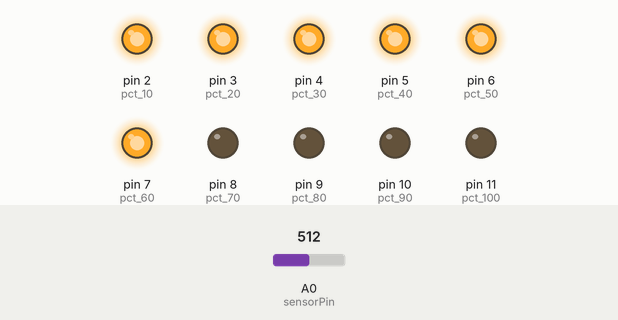
Recording of a sketch running on a simulated Arduino Uno, built with avr-gcc and run on an emulated ATmega328P. Parts: output pins drawn as LEDs (lit = HIGH). The test bench sets the inputs (shaded band); at power-on: A0 (sensorPin) = 512.

Above: at 1.2 s.
1.3 s: A0 (sensorPin) set to 610
At 2.3 s:
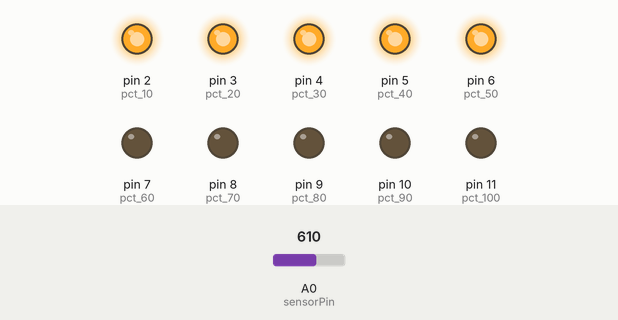
2.8 s: A0 (sensorPin) set to 716
At 3.4 s:
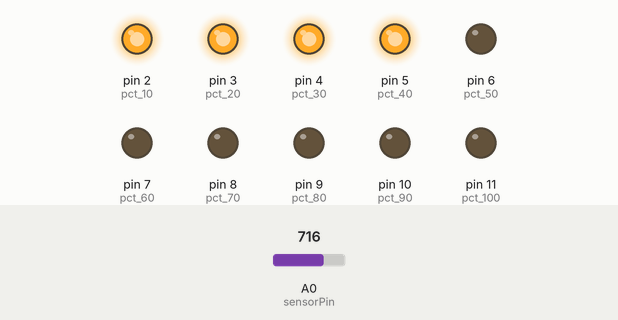
4.3 s: A0 (sensorPin) set to 783
5.8 s: A0 (sensorPin) set to 813
At 6.9 s:
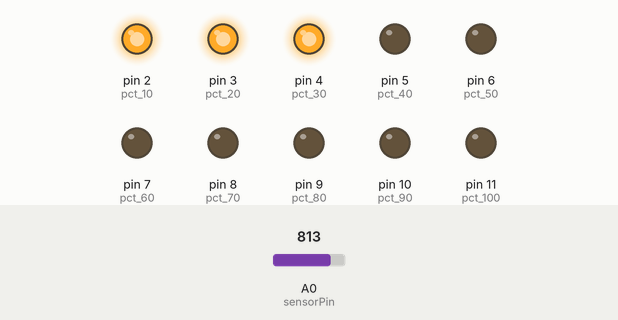
7.3 s: A0 (sensorPin) set to 885
8.8 s: A0 (sensorPin) set to 911
At 9.2 s:
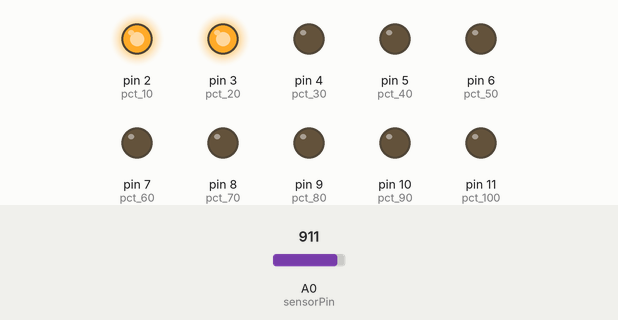
Timing chart, 0 to 11.3 s (numbered marks = the images above; inputs shaded):
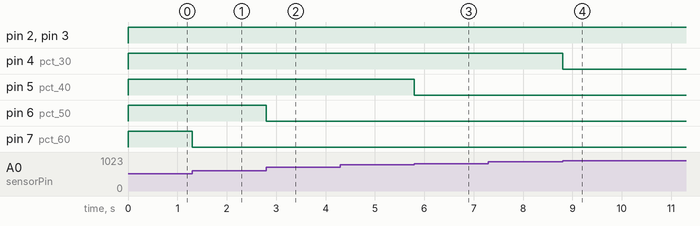

The sketch:

Arduino-Bar-LED-2.ino
```cpp
const int sensorPin = 0;    // this is the sensor pin for the photoresistor, which inputs to Analog (A0)
int lightLevel;             // this is the level of light as read by the photoresistor

int ledPins[] = {2, 3, 4, 5, 6, 7, 8, 9, 10, 11};


const int pct_10 = 2;      // pin 2 is connected to the first LED of the bargraph (10%)
const int pct_20 = 3;      // pin 3 is connected to the second LED of the bargraph (20%)
const int pct_30 = 4;      // pin 4 is connected to the third LED of the bargraph (30%)
const int pct_40 = 5;      // pin 5 is connected to the fourth LED of the bargraph (40%)
const int pct_50 = 6;      // pin 6 is connected to the fifth LED of the bargraph (50%)
const int pct_60 = 7;      // pin 7 is connected to the sixth LED of the bargraph (60%)
const int pct_70 = 8;     // pin 8 is connected to the seventh LED of the bargraph (70%)
const int pct_80 = 9;     // pin 9 is connected to the eighth LED of the bargraph (80%)
const int pct_90 = 10;    // pin 10 is connected to the ninth LED of the bargraph (90%)
const int pct_100 = 11;   // pin 10 is connected to the tenth LED of the bargraph (100%)


void setup() {

  pinMode(pct_10, OUTPUT);    // pin 2 is connected to the first LED of the bargraph (10%)
  pinMode(pct_20, OUTPUT);    // pin 3 is connected to the first LED of the bargraph (20%)
  pinMode(pct_30, OUTPUT);    // pin 4 is connected to the first LED of the bargraph (30%)
  pinMode(pct_40, OUTPUT);    // pin 5 is connected to the first LED of the bargraph (40%)
  pinMode(pct_50, OUTPUT);    // pin 6 is connected to the first LED of the bargraph (50%)
  pinMode(pct_60, OUTPUT);    // pin 7 is connected to the first LED of the bargraph (60%)
  pinMode(pct_70, OUTPUT);    // pin 8 is connected to the first LED of the bargraph (70%)
  pinMode(pct_80, OUTPUT);    // pin 9 is connected to the first LED of the bargraph (80%)
  pinMode(pct_90, OUTPUT);    // pin 10 is connected to the first LED of the bargraph (90%)
  pinMode(pct_100, OUTPUT);  // pin 11 is connected to the first LED of the bargraph (100%)
}

void loop() {


  lightLevel = analogRead(sensorPin);  // this is used to measure the voltage emitted by the photoresistor


  if (lightLevel >= 1000)
  {
    digitalWrite(pct_10, HIGH);     // display only 10% of the bar graph
    digitalWrite(pct_20, LOW);     // turn LED OFF
    digitalWrite(pct_30, LOW);     // turn LED OFF
    digitalWrite(pct_40, LOW);     // turn LED OFF
    digitalWrite(pct_50, LOW);     // turn LED OFF
    digitalWrite(pct_60, LOW);     // turn LED OFF
    digitalWrite(pct_70, LOW);     // turn LED OFF
    digitalWrite(pct_80, LOW);     // turn LED OFF
    digitalWrite(pct_90, LOW);     // turn LED OFF
    digitalWrite(pct_100, LOW);
  }   // turn LED OFF

  else if (lightLevel >= 900)
  { digitalWrite(pct_10,  HIGH);     // display 20% of the bar graph
    digitalWrite(pct_20,  HIGH);     // turn LED ON
    digitalWrite(pct_30,  LOW);     // turn LED OFF
    digitalWrite(pct_40,  LOW);     // turn LED OFF
    digitalWrite(pct_50,  LOW);     // turn LED OFF
    digitalWrite(pct_60,  LOW);     // turn LED OFF
    digitalWrite(pct_70,  LOW);     // turn LED OFF
    digitalWrite(pct_80,  LOW);     // turn LED OFF
    digitalWrite(pct_90,  LOW);     // turn LED OFF
    digitalWrite(pct_100, LOW);
  }   // turn LED OFF

  else if (lightLevel >= 800)
  { digitalWrite(pct_10, HIGH);     // display 30% of the bar graph
    digitalWrite(pct_20, HIGH);     // turn LED ON
    digitalWrite(pct_30, HIGH);     // turn LED ON
    digitalWrite(pct_40, LOW);     // turn LED OFF
    digitalWrite(pct_50, LOW);     // turn LED OFF
    digitalWrite(pct_60, LOW);     // turn LED OFF
    digitalWrite(pct_70, LOW);     // turn LED OFF
    digitalWrite(pct_80, LOW);     // turn LED OFF
    digitalWrite(pct_90, LOW);     // turn LED OFF
    digitalWrite(pct_100, LOW);
  }   // turn LED OFF

  else if (lightLevel >= 700)
  { digitalWrite(pct_10, HIGH);     // display 40% of the bar graph
    digitalWrite(pct_20, HIGH);     // turn LED ON
    digitalWrite(pct_30, HIGH);     // turn LED ON
    digitalWrite(pct_40, HIGH);     // turn LED ON
    digitalWrite(pct_50, LOW);     // turn LED OFF
    digitalWrite(pct_60, LOW);     // turn LED OFF
    digitalWrite(pct_70, LOW);     // turn LED OFF
    digitalWrite(pct_80, LOW);     // turn LED OFF
    digitalWrite(pct_90, LOW);     // turn LED OFF
    digitalWrite(pct_100, LOW);
  }   // turn LED OFF

  else if (lightLevel >= 600)
  { digitalWrite(pct_10, HIGH);     // display 50% of the bar graph
    digitalWrite(pct_20, HIGH);     // turn LED ON
    digitalWrite(pct_30, HIGH);     // turn LED ON
    digitalWrite(pct_40, HIGH);     // turn LED ON
    digitalWrite(pct_50, HIGH);     // turn LED ON
    digitalWrite(pct_60, LOW);     // turn LED OFF
    digitalWrite(pct_70, LOW);     // turn LED OFF
    digitalWrite(pct_80, LOW);     // turn LED OFF
    digitalWrite(pct_90, LOW);     // turn LED OFF
    digitalWrite(pct_100, LOW);
  }   // turn LED OFF

  else if (lightLevel >= 500)
  { digitalWrite(pct_10, HIGH);     // display 60% of the bar graph
    digitalWrite(pct_20, HIGH);     // turn LED ON
    digitalWrite(pct_30, HIGH);     // turn LED ON
    digitalWrite(pct_40, HIGH);     // turn LED ON
    digitalWrite(pct_50, HIGH);     // turn LED ON
    digitalWrite(pct_60, HIGH);     // turn LED ON
    digitalWrite(pct_70,  LOW);     // turn LED OFF
    digitalWrite(pct_80,  LOW);     // turn LED OFF
    digitalWrite(pct_90,  LOW);     // turn LED OFF
    digitalWrite(pct_100, LOW);
  }   // turn LED OFF

  else if (lightLevel >= 400)
  { digitalWrite(pct_10, HIGH);     // display 70% of the bar graph
    digitalWrite(pct_20, HIGH);     // turn LED ON
    digitalWrite(pct_30, HIGH);     // turn LED ON
    digitalWrite(pct_40, HIGH);     // turn LED ON
    digitalWrite(pct_50, HIGH);     // turn LED ON
    digitalWrite(pct_60, HIGH);     // turn LED ON
    digitalWrite(pct_70, HIGH);     // turn LED ON
    digitalWrite(pct_80,  LOW);     // turn LED OFF
    digitalWrite(pct_90,  LOW);     // turn LED OFF
    digitalWrite(pct_100, LOW);
  }   // turn LED OFF

  else if (lightLevel >= 300)
  { digitalWrite(pct_10, HIGH);     // display 80% of the bar graph
    digitalWrite(pct_20, HIGH);     // turn LED ON
    digitalWrite(pct_30, HIGH);     // turn LED ON
    digitalWrite(pct_40, HIGH);     // turn LED ON
    digitalWrite(pct_50, HIGH);     // turn LED ON
    digitalWrite(pct_60, HIGH);     // turn LED ON
    digitalWrite(pct_70, HIGH);     // turn LED ON
    digitalWrite(pct_80, HIGH);     // turn LED ON
    digitalWrite(pct_90,  LOW);     // turn LED OFF
    digitalWrite(pct_100, LOW);
  }   // turn LED OFF

  else if (lightLevel >= 200)
  { digitalWrite(pct_10, HIGH);     // display 90% of the bar graph
    digitalWrite(pct_20, HIGH);     // turn LED ON
    digitalWrite(pct_30, HIGH);     // turn LED ON
    digitalWrite(pct_40, HIGH);     // turn LED ON
    digitalWrite(pct_50, HIGH);     // turn LED ON
    digitalWrite(pct_60, HIGH);     // turn LED ON
    digitalWrite(pct_70, HIGH);     // turn LED ON
    digitalWrite(pct_80, HIGH);     // turn LED ON
    digitalWrite(pct_90, HIGH);     // turn LED ON
    digitalWrite(pct_100, LOW);
  }   // turn LED OFF

  else
  {
    digitalWrite(pct_10, HIGH);     // display 10% of the bar graph
    digitalWrite(pct_20, HIGH);     // turn LED ON
    digitalWrite(pct_30, HIGH);     // turn LED ON
    digitalWrite(pct_40, HIGH);     // turn LED ON
    digitalWrite(pct_50, HIGH);     // turn LED ON
    digitalWrite(pct_60, HIGH);     // turn LED ON
    digitalWrite(pct_70, HIGH);     // turn LED ON
    digitalWrite(pct_80, HIGH);     // turn LED ON
    digitalWrite(pct_90, HIGH);     // turn LED ON
    digitalWrite(pct_100, HIGH);
  }   // turn LED OFF
}
```

Measured:
- the behaviour switches between 799 and 800 on A0 (sensorPin) (found by bisection; images 2 and 3)
- the behaviour switches between 899 and 900 on A0 (sensorPin) (found by bisection; images 3 and 4)
- after the input at 1.3 s, pin 7 (pct_60): HIGH → LOW at once
- after the input at 2.8 s, pin 6 (pct_50): HIGH → LOW at once
- after the input at 4.3 s, every drawn part: stays the same
- after the input at 5.8 s, pin 5 (pct_40): HIGH → LOW at once
- after the input at 7.3 s, every drawn part: stays the same
- after the input at 8.8 s, pin 4 (pct_30): HIGH → LOW at once
